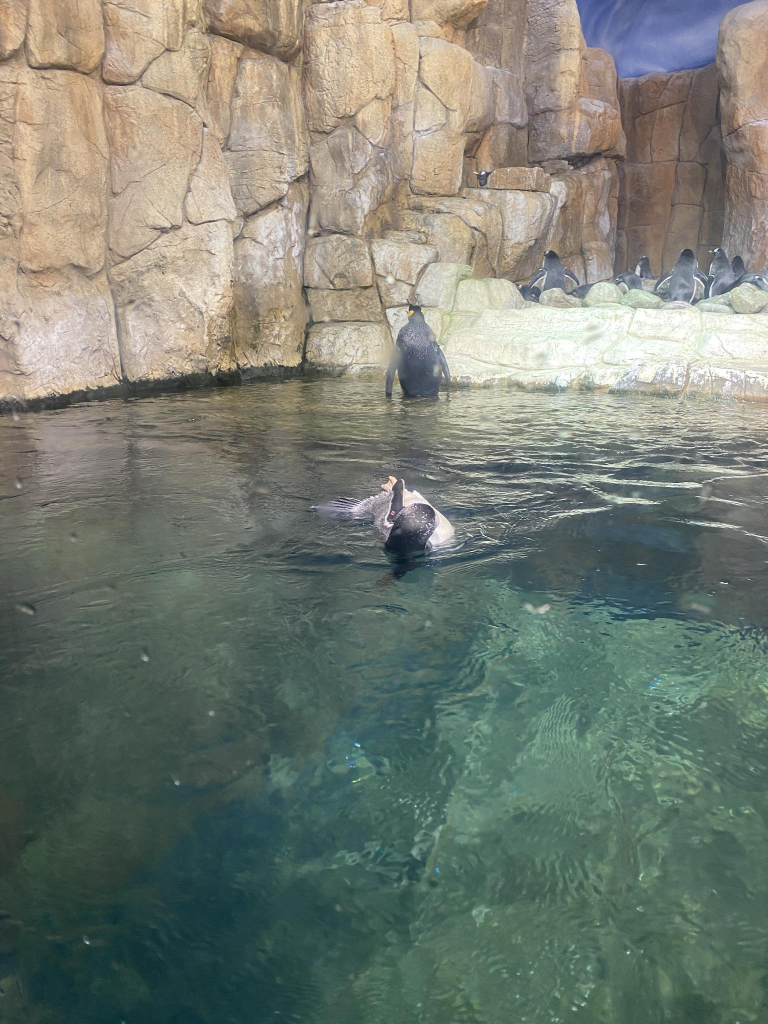
#> input picture aquascan/aquarium-qlnqy/test/images/IMG_2319_jpeg_jpg.rf.69bba80dec0a0d4866c4037b3a12dcff.jpg, 1536 x 2048 px (shown at 1/2 size)
$ python -i quality.py   (imports and definitions only)   (older library calls are emulated)
#> lines starting #> are read from the running program, lines starting #| are printed output that depends on the picture
#> further down, picture is the input picture: shape (2048, 1536, 3); mean B, G, R 115.3, 125.8, 118.7
"""Rule-based image-quality check (paper Image-Quality Check, step 3).

Sharpness (variance of the Laplacian), exposure (mean brightness) and glare
(share of blown-out pixels) are measured from the photo. The thresholds are
starting values to be set on the pilot photos at the study site.
"""

import cv2
import numpy as np

MAX_SIDE = 1024
SHARPNESS_MIN = 60.0
BRIGHTNESS_MIN = 50.0
BRIGHTNESS_MAX = 215.0
GLARE_MAX_SHARE = 0.08


# [8 lines left out: function load, not called in this run]


def assess(img_bgr):
    h, w = img_bgr.shape[:2]
#> h = 2048; w = 1536
    scale = MAX_SIDE / max(h, w)
#> scale = 0.5
    small = cv2.resize(img_bgr, (int(w * scale), int(h * scale))) if scale < 1 else img_bgr
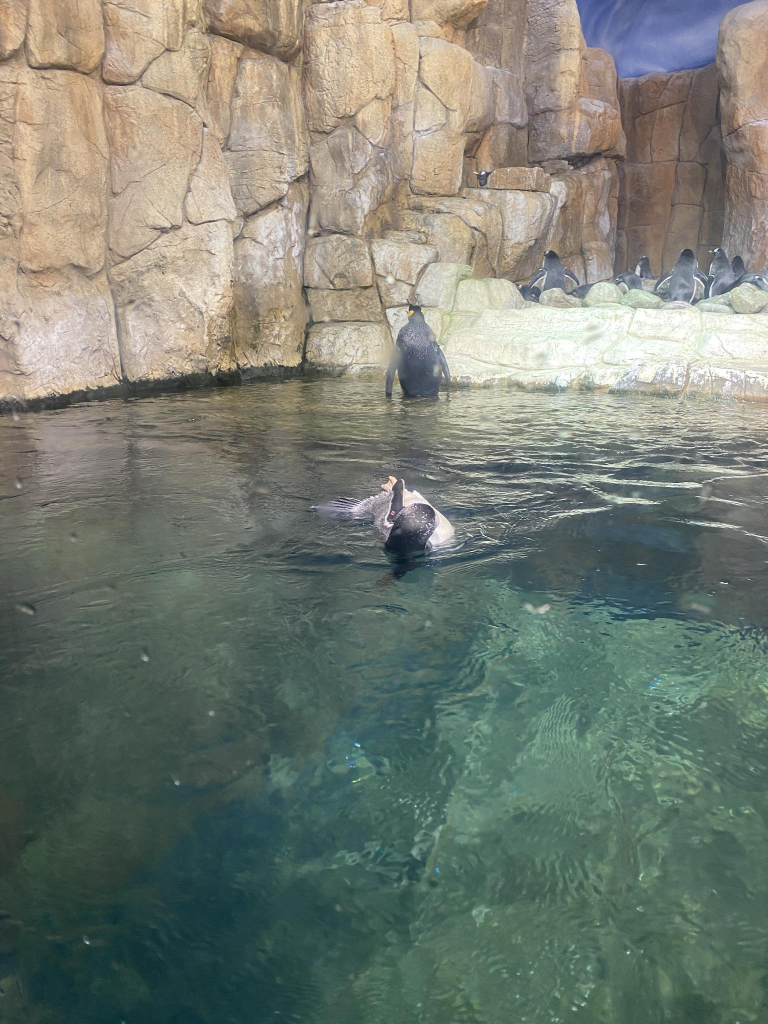
#> small: shape (1024, 768, 3); mean B, G, R 115.4, 126, 118.8
    gray = cv2.cvtColor(small, cv2.COLOR_BGR2GRAY)
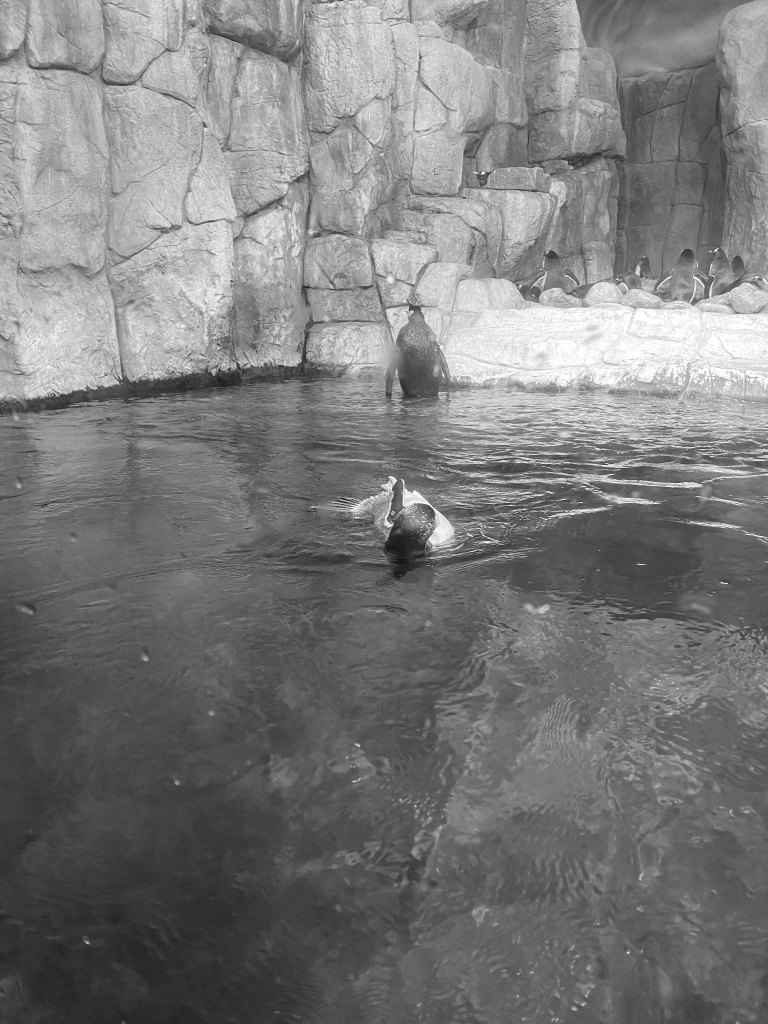
#> gray: shape (1024, 768); min 14, max 255, mean 122.6
    sharp = float(cv2.Laplacian(gray, cv2.CV_64F).var())
#> sharp = 899.6
    bright = float(gray.mean())
#> bright = 122.6
    glare = float(np.mean(np.all(small >= 250, axis=-1)))
#> glare = 0.00179
    reasons = []
    if sharp < SHARPNESS_MIN:
        reasons.append("Photo is blurry: hold the phone steady on the stand and tap to focus on the fish.")
    if bright < BRIGHTNESS_MIN:
        reasons.append("Photo is too dark: move out of deep shade.")
    elif bright > BRIGHTNESS_MAX:
        reasons.append("Photo is too bright: shade the board from direct sun.")
    if glare > GLARE_MAX_SHARE:
        reasons.append("Strong glare on the board: tilt or shade it to remove reflections.")
    return {"ok": not reasons, "sharpness": round(sharp, 1), "brightness": round(bright, 1),
            "glare_share": round(glare, 4), "reasons": reasons}

>>> import cv2
>>> picture = cv2.imread('../../../aquascan/aquarium-qlnqy/test/images/IMG_2319_jpeg_jpg.rf.69bba80dec0a0d4866c4037b3a12dcff.jpg')
>>> result = assess(picture)
#> result = {'ok': True, 'sharpness': 899.6, 'brightness': 122.6, 'glare_share': 0.0018, 'reasons': []}

$ run again, on aquascan/aquarium-qlnqy/test/images/IMG_2347_jpeg_jpg.rf.cc26b11c425d65a90061fabb993cabab.jpg
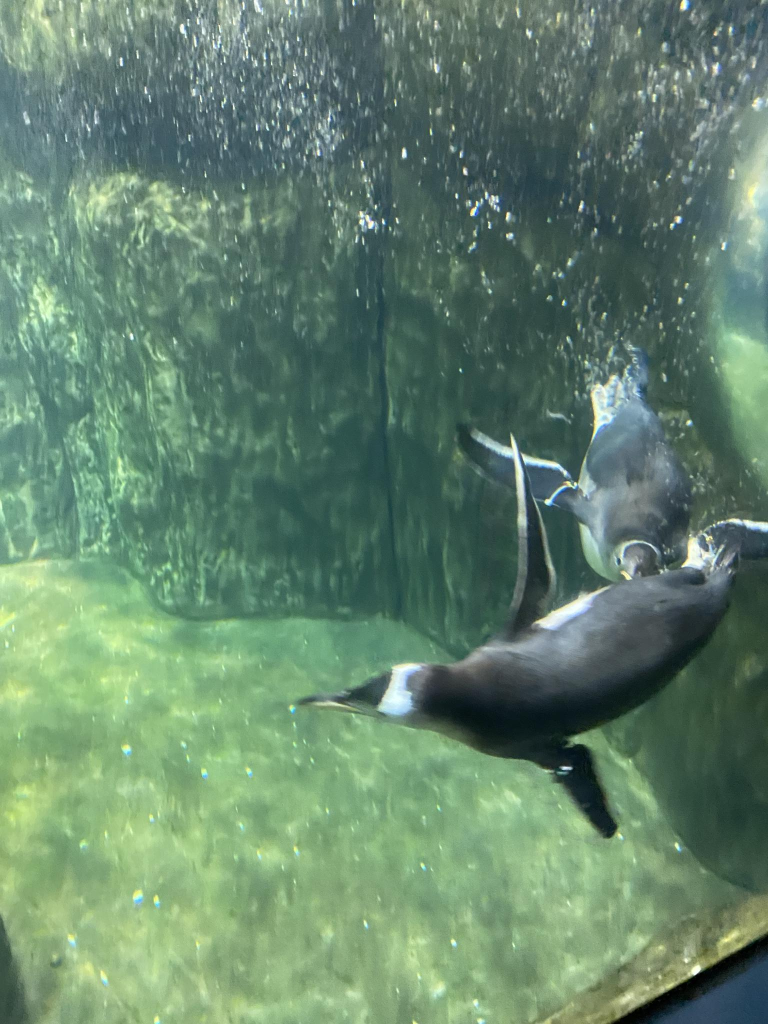
#> input picture aquascan/aquarium-qlnqy/test/images/IMG_2347_jpeg_jpg.rf.cc26b11c425d65a90061fabb993cabab.jpg, 1536 x 2048 px (shown at 1/2 size)
#> picture is the input picture: shape (2048, 1536, 3); mean B, G, R 109.6, 132.2, 101.1
#> in assess, `small = cv2.resize(img_bgr, (int(w * scale), int(h * scale))) if scale..`:
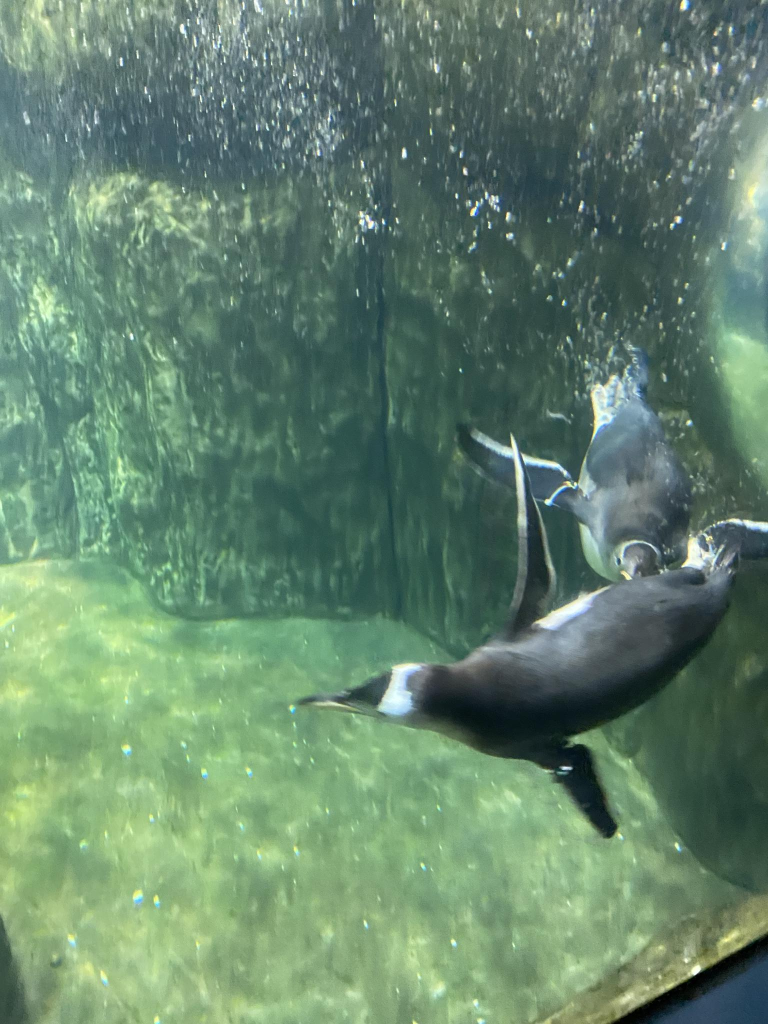
#> small: shape (1024, 768, 3); mean B, G, R 109.7, 132.4, 101.2
#> in assess, `gray = cv2.cvtColor(small, cv2.COLOR_BGR2GRAY)`:
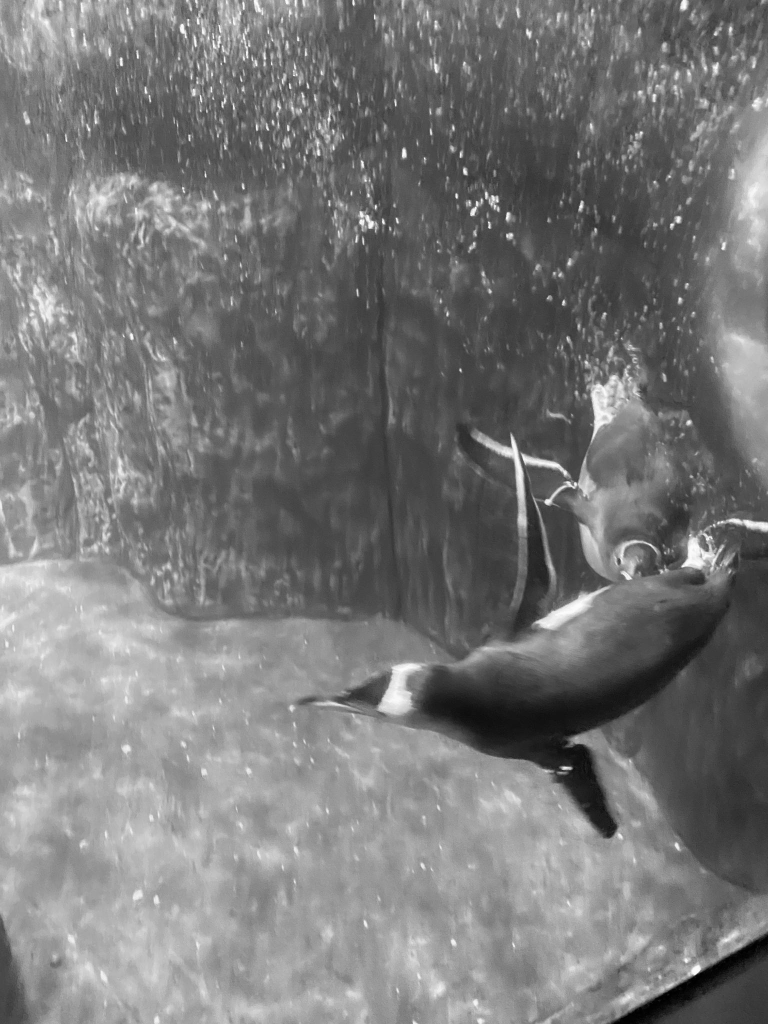
#> gray: shape (1024, 768); min 0, max 253, mean 120.4
#> sharp = 238.6
#> bright = 120.4
#> glare = 2.54e-06
#> result = {'ok': True, 'sharpness': 238.6, 'brightness': 120.4, 'glare_share': 0, 'reasons': []}

$ run again, on aquascan/aquarium-qlnqy/test/images/IMG_2354_jpeg_jpg.rf.061ebc33c1afd6cc462598f74cfa4da0.jpg
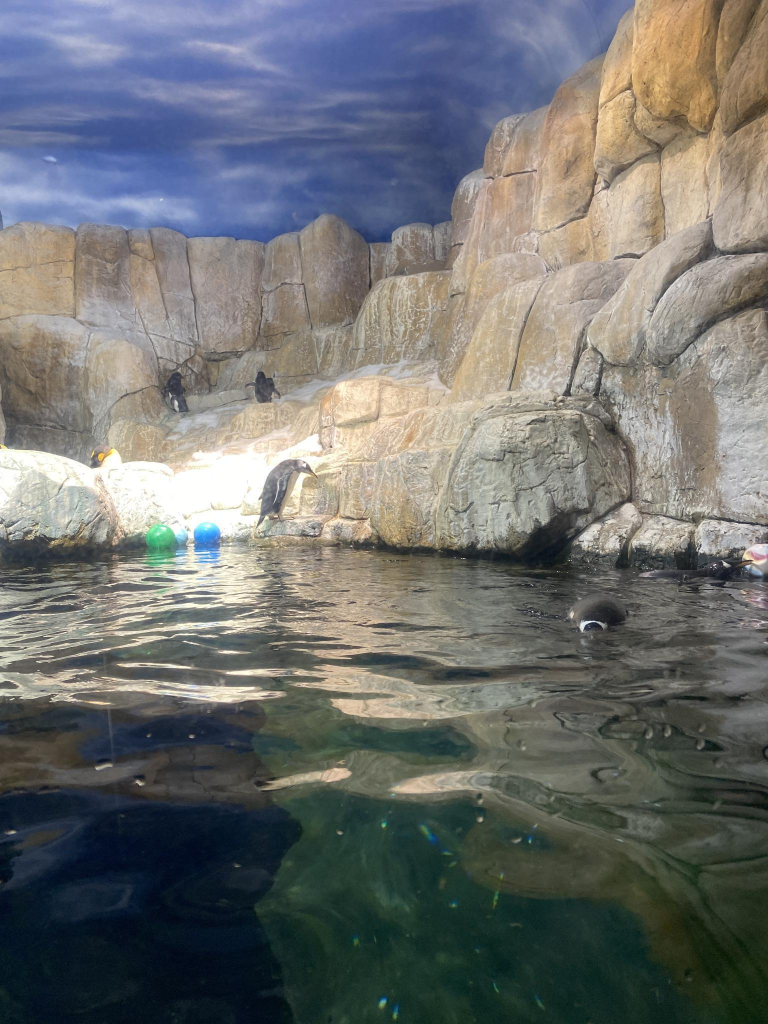
#> input picture aquascan/aquarium-qlnqy/test/images/IMG_2354_jpeg_jpg.rf.061ebc33c1afd6cc462598f74cfa4da0.jpg, 1536 x 2048 px (shown at 1/2 size)
#> picture is the input picture: shape (2048, 1536, 3); mean B, G, R 112, 112.7, 110.7
#> in assess, `small = cv2.resize(img_bgr, (int(w * scale), int(h * scale))) if scale..`:
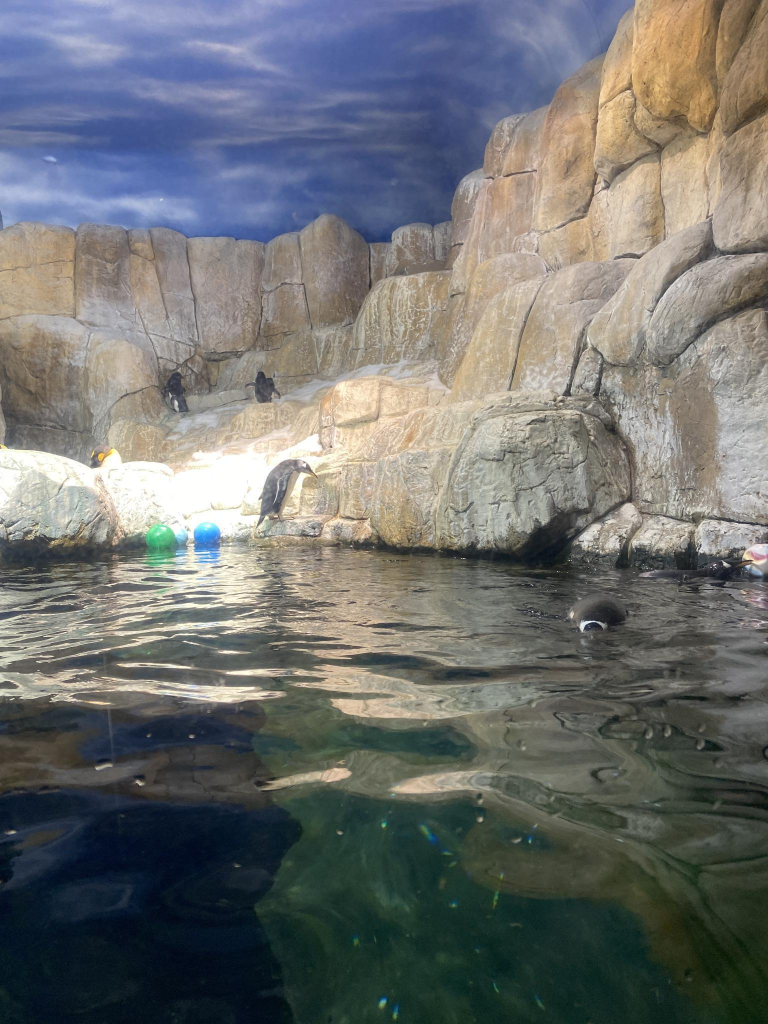
#> small: shape (1024, 768, 3); mean B, G, R 112.2, 112.8, 110.8
#> in assess, `gray = cv2.cvtColor(small, cv2.COLOR_BGR2GRAY)`:
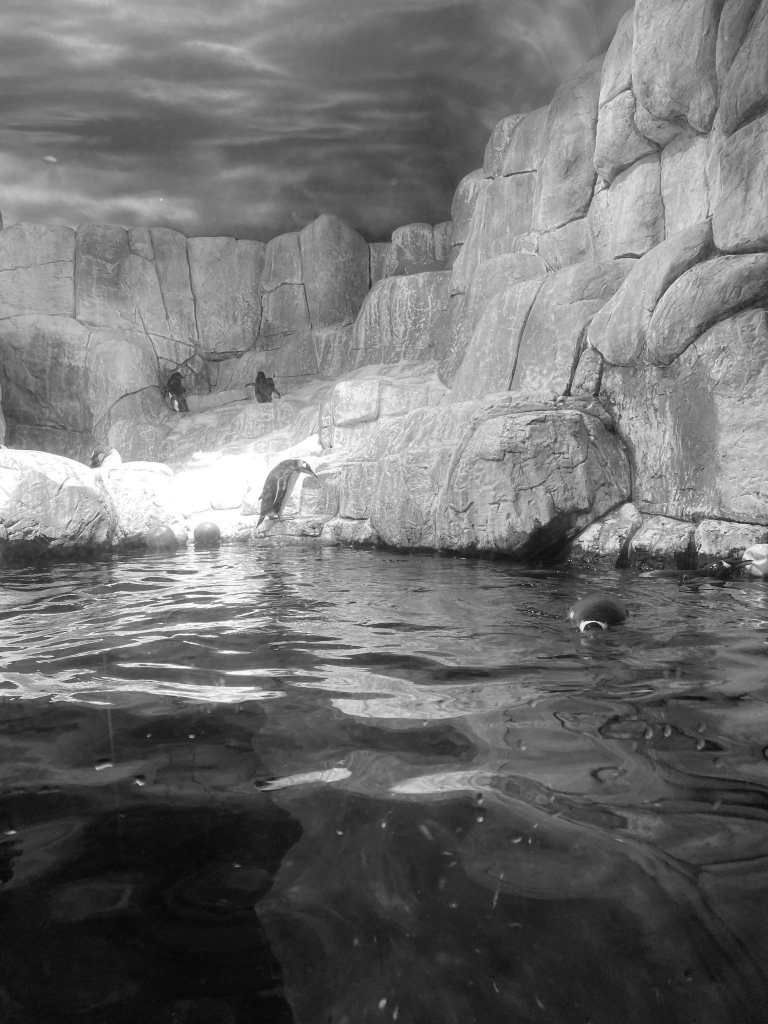
#> gray: shape (1024, 768); min 5, max 255, mean 112.1
#> sharp = 727
#> bright = 112.1
#> glare = 0.00961
#> result = {'ok': True, 'sharpness': 727, 'brightness': 112.1, 'glare_share': 0.0096, 'reasons': []}

$ run again, on aquascan/aquarium-qlnqy/test/images/IMG_2387_jpeg_jpg.rf.49c671cc255041888c34bb0f0c3d4018.jpg
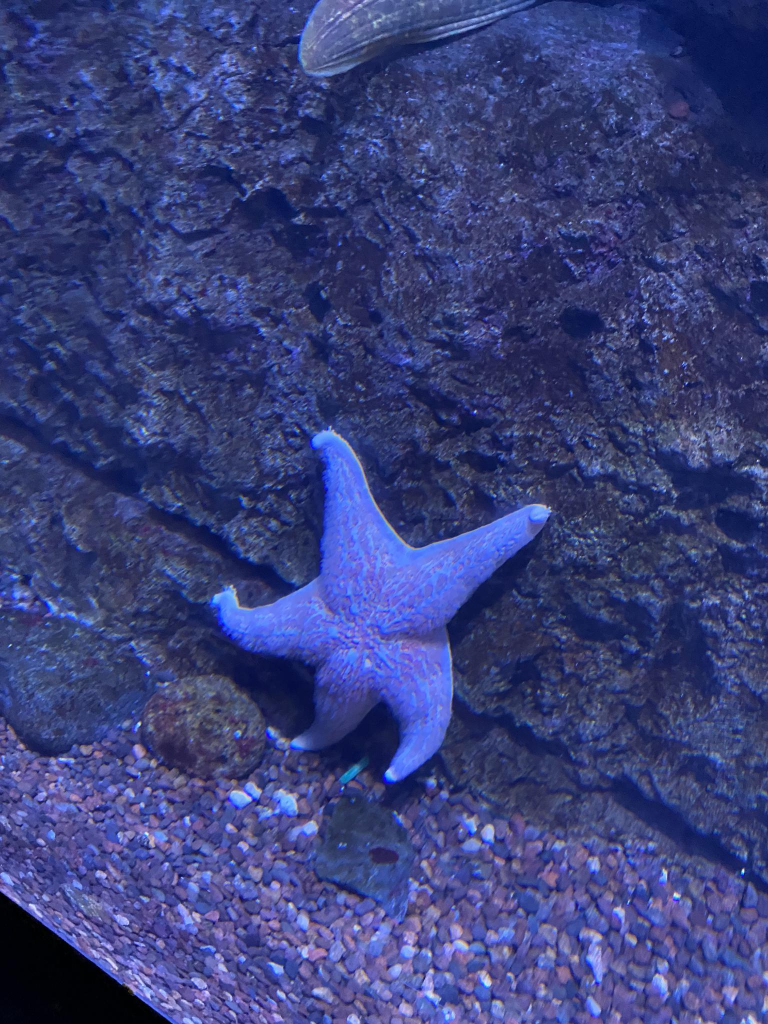
#> input picture aquascan/aquarium-qlnqy/test/images/IMG_2387_jpeg_jpg.rf.49c671cc255041888c34bb0f0c3d4018.jpg, 1536 x 2048 px (shown at 1/2 size)
#> picture is the input picture: shape (2048, 1536, 3); mean B, G, R 123.2, 65.1, 57.9
#> in assess, `small = cv2.resize(img_bgr, (int(w * scale), int(h * scale))) if scale..`:
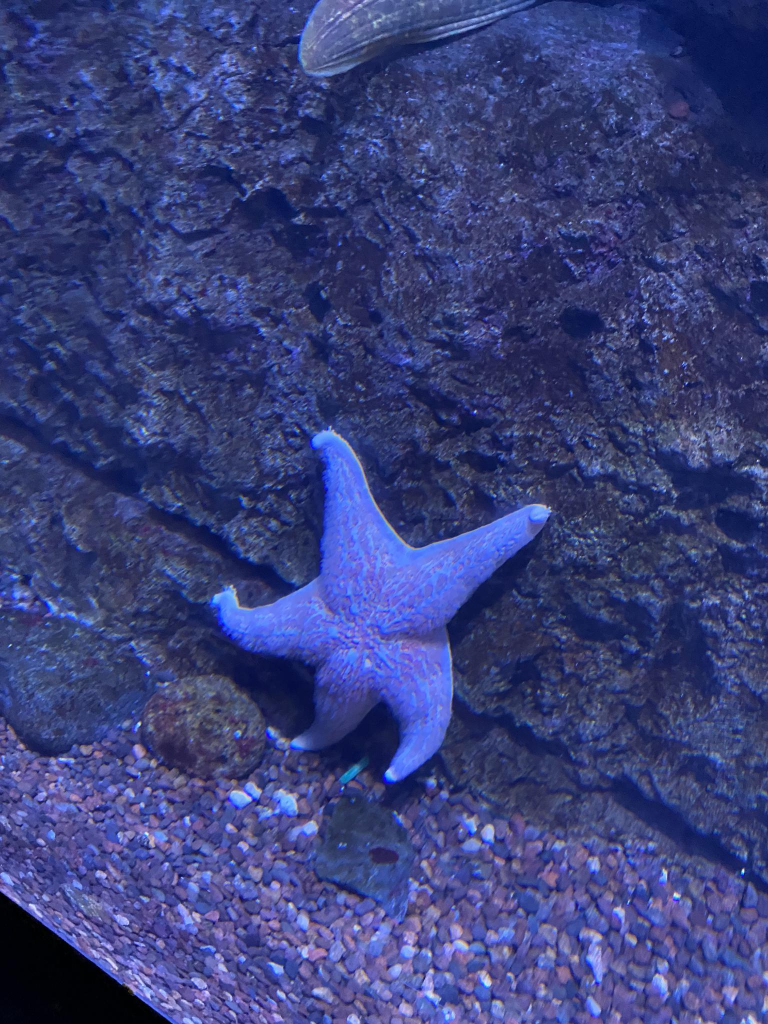
#> small: shape (1024, 768, 3); mean B, G, R 123.4, 65.3, 58
#> in assess, `gray = cv2.cvtColor(small, cv2.COLOR_BGR2GRAY)`:
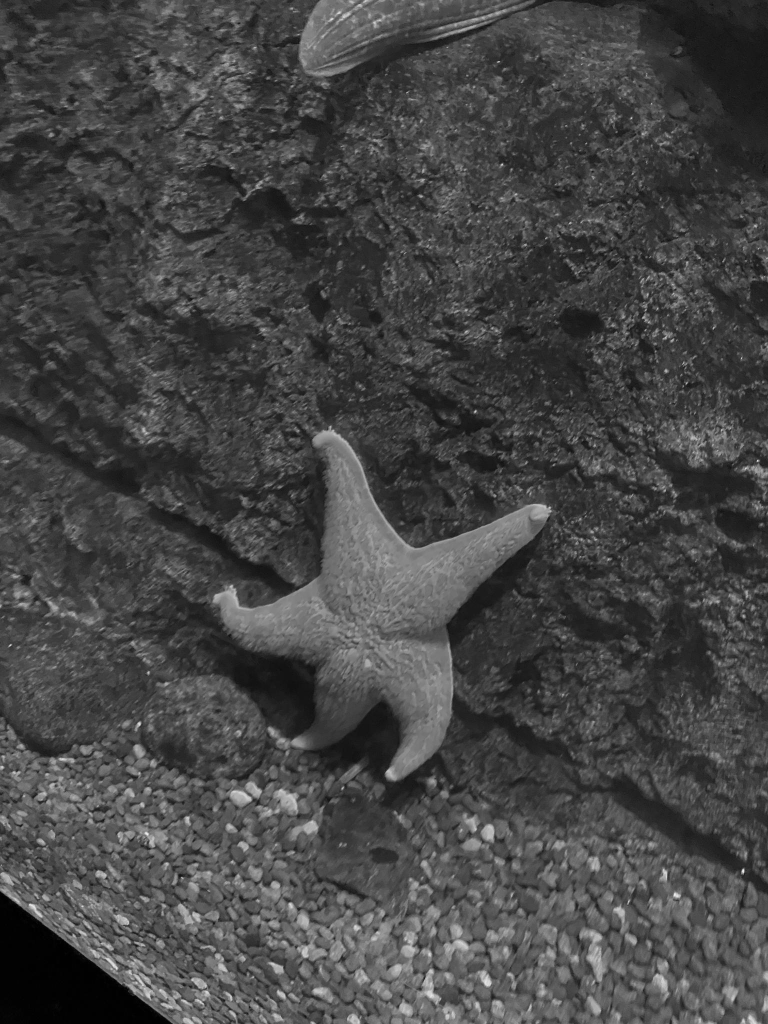
#> gray: shape (1024, 768); min 0, max 238, mean 69.7
#> sharp = 417.1
#> bright = 69.73
#> glare = 0
#> result = {'ok': True, 'sharpness': 417.1, 'brightness': 69.7, 'glare_share': 0, 'reasons': []}
